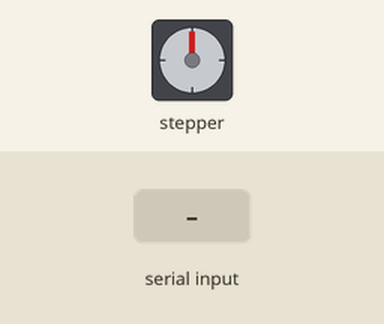
A sketch run on a simulated Arduino Mega 2560, built with avr-gcc and run on an emulated ATmega2560. On the bench: stepper motor. Wiring (inferred from the names in the program): stepper motor driver (200 steps per turn assumed): step pin 40; direction pin 39. The test bench sets the inputs (shaded band). What the sketch prints to the serial monitor is not drawn.

Above: at 0.15 s.
At 1.25 s:
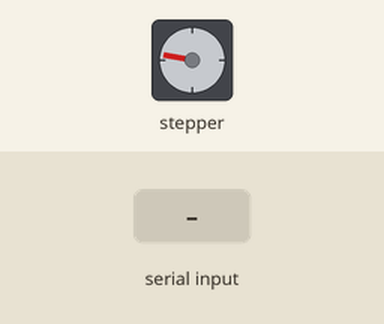
1.3 s: "X90\n" received over the second serial link
At 1.9 s:
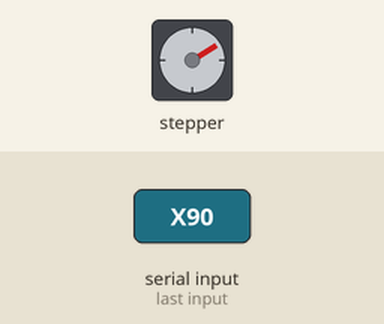
Timing chart, 0 to 4.3 s (numbered marks = the images above; inputs shaded):
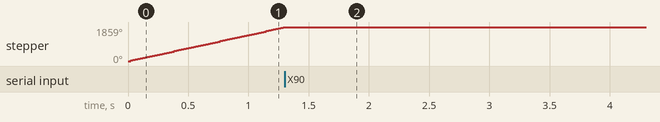

The sketch:

Vision.ino
```cpp
//识别到物块到达指定区域，传送带停止运行，角度错误的物块更改角度完成后，传送带继续运行


/* 根据摄像头与机械臂的相对位置有以下换算关系：
    x+x_offset => y   实际发送给机械臂的为       -y
    170-y+y_offset => x  实际发送给机械臂的为    +x
/*/

int inByte = 0,   //串口缓冲
    num = 0;      //缓冲计数

const int kStepperFrequency = 600;   //  电机运行频率 600us
const int kWaitTimes = 3;    //3s  找不到色块通知间隔
const int kArmMotionTime =5;   //10s
int x_openmv=0, y_openmv=0,angle_openmv=0;   //openmv中坐标
int x_arm=0, y_arm=0,angle_arm=0;            //机械臂中的坐标

/*相机映射至实际平面的尺寸关系 */
float x_scale = 1.06;
float y_scale = 1.03;
int x_offset = 45;
int y_offset = 111;
unsigned long times;
char buf[20];      //接收openmv数据

//电机引脚配置及方向设置
#define DIR 39
#define STEP 40
bool direction = LOW;

void setup() {
  Serial.begin(115200);//usb pc
  Serial1.begin(115200);//摄像头
  Serial2.begin(115200);//机械臂
  pinMode(DIR,OUTPUT);
  pinMode(STEP,OUTPUT);
  digitalWrite(DIR,HIGH);  //high（右）方向   low（左）方向
  Serial.write("MOTION START!\n");
  Serial1.write('S');     //向Openmv发送消息开始识别
  times = micros();
}

void loop() {
  if((micros()-times)>kStepperFrequency){
    static int counter = 0;
    counter++;
    digitalWrite(STEP,direction);
    direction = !direction;
    if(counter == int(10*1000/6*kWaitTimes)){
      Serial.println("\n没有需要调整的物块\n");
      counter = 0;
    }
    times = micros();
  }
  //get object coordinates from openmv
  if(get_openmv_data()==1){
    x_arm = 170-y_openmv*y_scale+y_offset;
    y_arm = x_openmv*x_scale+x_offset;

    angle_arm =CalAngle(angle_openmv);
    Serial.println("开始调整");
    GetToPlace();
    AdjustAngle();
  }
}

//get object coordinates from openmv
unsigned char get_openmv_data(){
  if (Serial1.available() > 0){
    inByte = Serial1.read();
    buf[num++] = inByte;
    Serial.write(inByte);
    if((inByte=='\n')&&(buf[0]=='X'))    //程序不断进入此函数，直到接收结束，return 1
    {
      int counters=1;//jump the letter x
      x_openmv=0;
      do{
        x_openmv = x_openmv*10;
        x_openmv += buf[counters++] - 48;     //0~9字符-48 = int型的0~9
      }while((buf[counters]>='0')&&(buf[counters]<='9'));      //得到x值

      y_openmv=0;
      counters++;//jump the letter y
      do{
        y_openmv = y_openmv*10;
        y_openmv += buf[counters++] - 48;
      }while((buf[counters]>='0')&&(buf[counters]<='9'));//为了忽略最后一个‘\n’得到y值

      angle_openmv=0;
      counters++;//jump the letter a
      do{
        angle_openmv = angle_openmv*10;
        angle_openmv += buf[counters++]-48;
        }while(counters+1<num);         //得到角度值
      num = 0;
      return 1;
    }
  }
  return 0;
}
//move the detected object to the fixed position
void AdjustAngle(){      //调整角度
  delay(kArmMotionTime*1000);
  Serial.write("调整完成\n\n");
  Serial1.write('S');     //向Openmv发送消息开始识别
  times = micros();
}

int CalAngle(int angle){
  int changed_angle;
  if(angle<90){
    changed_angle = angle;   //逆时针（+号）        //机械臂正是逆时针
  }else{
    changed_angle = angle-180;    //顺时针（-）
  }
  //对于长方形，长边为正确方向：
    //如果在0-90之间，逆时针转
    //如果在90-180之间，顺时针转动
  Serial.print("需要调整的角度：");
  Serial.println(changed_angle);
  return changed_angle;
}

void GetToPlace(){
    String commands1="M20G90G01X";
    commands1.concat(x_arm);
    commands1+="Y";
    commands1.concat(-y_arm);
    commands1+="Z60A0B0C0F2500";
    Serial2.println(commands1);
    Serial.println(commands1);       //移动至物体上方
    delay(3000);

    String commands2="M20G90G01X";
    commands2.concat(x_arm);
    commands2+="Y";
    commands2.concat(-y_arm);
    commands2+="Z37A0B0C0F2500";
    Serial2.println(commands2);
    Serial.println(commands2);      //贴近物体
    delay(1000);

    Serial2.print("M3 S100 M4 E100");     //开气泵
    Serial.println("M3 S100 M4 E100");
    delay(1000);

    String commands3="M20G90G01X";
    commands3.concat(x_arm);
    commands3+="Y";
    commands3.concat(-y_arm);
    commands3+="Z50A0B0C0F1500";
    Serial3.println(commands3);
    Serial.println(commands3);      //抬高机械臂
    delay(1000);

    String commands4="M20G90G01X";
    commands4.concat(x_arm);
    commands4+="Y";
    commands4.concat(-y_arm);
    commands4+="Z50A0B0C";
    commands4.concat(angle_arm);
    commands4+="F2500";
    Serial2.println(commands4);
    Serial.println(commands4);         //调整角度值
    delay(1500);

    String commands5="M20G90G01X";
    commands5.concat(x_arm);
    commands5+="Y";
    commands5.concat(-y_arm);
    commands5+="Z37A0B0C";
    commands5.concat(angle_arm);
    commands5+="F2500";
    Serial2.println(commands5);
    Serial.println(commands5);         //下降
    delay(1500);

    Serial2.println("M3S0M4E0");     //关气泵
    Serial.println("M3 S0 M4 E0");
    delay(500);
    Serial2.println("M20G90G01X202Y0Z206A0B0C0F2500");//归位
    Serial.println("M20G90G01X202Y0Z206A0B0C0F2500");
}
```
